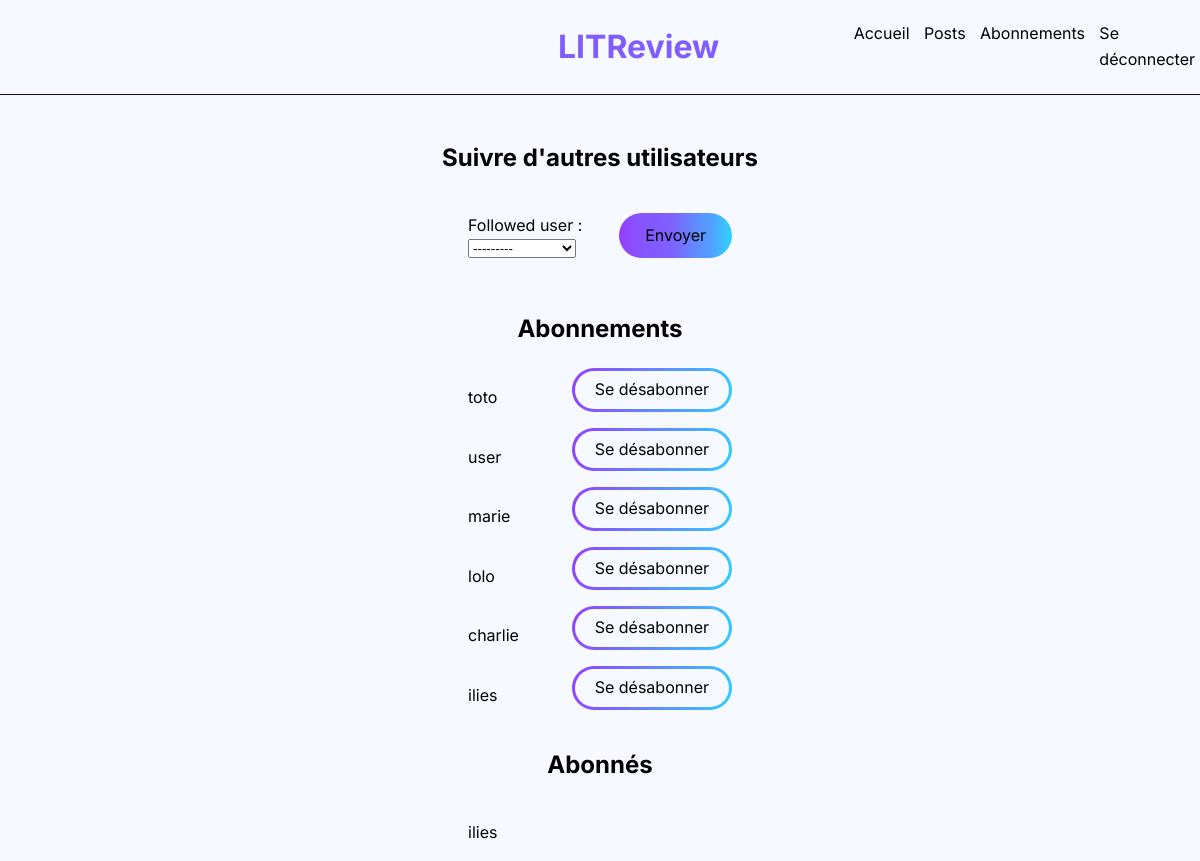
The app's page /follow/ (signed in) with its own data.
### follow/models.py (models this page shows, shortened)
class UserFollows(models.Model):
    user = models.ForeignKey(
        settings.AUTH_USER_MODEL, on_delete=models.CASCADE, related_name="following"
    )
    followed_user = models.ForeignKey(
        settings.AUTH_USER_MODEL, on_delete=models.CASCADE, related_name="followed_by"
    )
    class Meta:
        unique_together = ("user", "followed_user")

### authentication/models.py (models this page shows)
class User(AbstractUser):
    pass

### follow/views.py (the view)
# urls.py: path("follow/", follow.views.follow, name="follow"),
@login_required
def follow(request):
    if request.method == "GET":
        form = forms.UserFollowsForm(user=request.user)
        followed_users = models.UserFollows.objects.filter(user=request.user)
        following_users = models.UserFollows.objects.filter(followed_user=request.user)
        context = {
            "form": form,
            "followed_users": followed_users,
            "following_users": following_users,
        }
        return render(request, "follow/follow.html", context)
    elif request.method == "POST":
        followed_user = User.objects.get(pk=request.POST["followed_user"])
        models.UserFollows.objects.create(
            user=request.user, followed_user=followed_user
        )
        return redirect("home")

### follow/forms.py
class UserFollowsForm(forms.ModelForm):
    class Meta:
        model = models.UserFollows
        fields = ["followed_user"]
    def __init__(self, user, *args, **kwargs):
        super().__init__(*args, **kwargs)
        followed_users = models.UserFollows.objects.filter(user=user)
        users_id = [user.id]
        for user1 in followed_users:
            users_id += [user1.followed_user.id]
        self.fields["followed_user"].queryset = User.objects.exclude(id__in=users_id)

### follow/templates/follow/follow.html (shortened to what this page needs)
{% extends 'base.html' %}
{% block content %}
<div id="follow">
    <h2>Suivre d'autres utilisateurs</h2>
    <div id="follow-user">
        <form method="post" class="flex">
            {{ form.as_p }}
            <button class="button_full" type="submit" >Envoyer</button>
        </form>
    </div>
    <h2>Abonnements</h2>
    <div id="unfollow">
        {% if followed_users %}
        {% for elem in followed_users %}
        <div class="flex">
            <p> {{ elem.followed_user }} </p>
            <form action="{% url 'unfollow' id_user=elem.followed_user.id %}" method="post">
                <button class="button_stroke" type="submit"> Se désabonner</button>
            </form>
        </div>
        {% endfor %}
        {% else %}
        <p> Vous n'avez pas d'abonnements</p>
        {% endif %}
    </div>
    <h2>Abonnés</h2>
    <div id="follower">
        {% if following_users %}
        {% for elem in following_users %}
        <div>
            <p> {{ elem.user }} </p>
        </div>
        {% endfor %}
        {% else %}
        <p> Vous n'avez pas d'abonnés</p>
        {% endif %}
    </div>
</div>
{% endblock content %}

### static/style.css (style rules this page uses)
:root { --bg-color: #F6F9FF; --flash-color: #815CFF; }
* { box-sizing: border-box; outline: none; text-decoration: none; transition: all 0.2s ease 0s; }
html { font-size: 62.5%; }
body { margin: 0; padding: 0; font-size: 1.6rem; line-height: 1.6; background-color: var(--bg-color); font-family: 'Inter', sans-serif; }
button, input[type="submit"], input[type="reset"] { background: none; color: inherit; border: none; padding: 0; font: inherit; cursor: pointer; outline: inherit; }
.button_full { background: linear-gradient(90deg, #963EFF 0%, #8A50FF 12.14%, #8458FF 26.31%, #815CFF 38.46%, #7D62FF 46.55%, #6D79FF 59.2%, #608BFF 67.8%, #51A0FF 81.97%, #33CCFF 97.15%); padding: 10px 26px; border-radius: 1000px; }
.button_stroke { border-radius: 1000px; padding: 6px 20px; border: solid 3px transparent; background-image: linear-gradient(rgba(255, 255, 255, 0), rgba(255, 255, 255, 0)), linear-gradient(101deg, #963EFF, #33CCFF); background-origin: border-box; background-clip: content-box, border-box; box-shadow: 2px 1000px 1px var(--bg-color) inset; }
.flex { display: flex; align-items: center; justify-content: space-between; }
#follow { display: flex; flex-direction: column; align-items: center; }
#follow-user { width: 22%; }
#unfollow { width: 22%; }
#follower { width: 22%; }

### records on screen
UserFollows: followed_user "toto"
UserFollows: followed_user "user"
UserFollows: followed_user "marie"
UserFollows: followed_user "lolo"
UserFollows: followed_user "charlie"
UserFollows: followed_user "ilies"
UserFollows: user "ilies"
